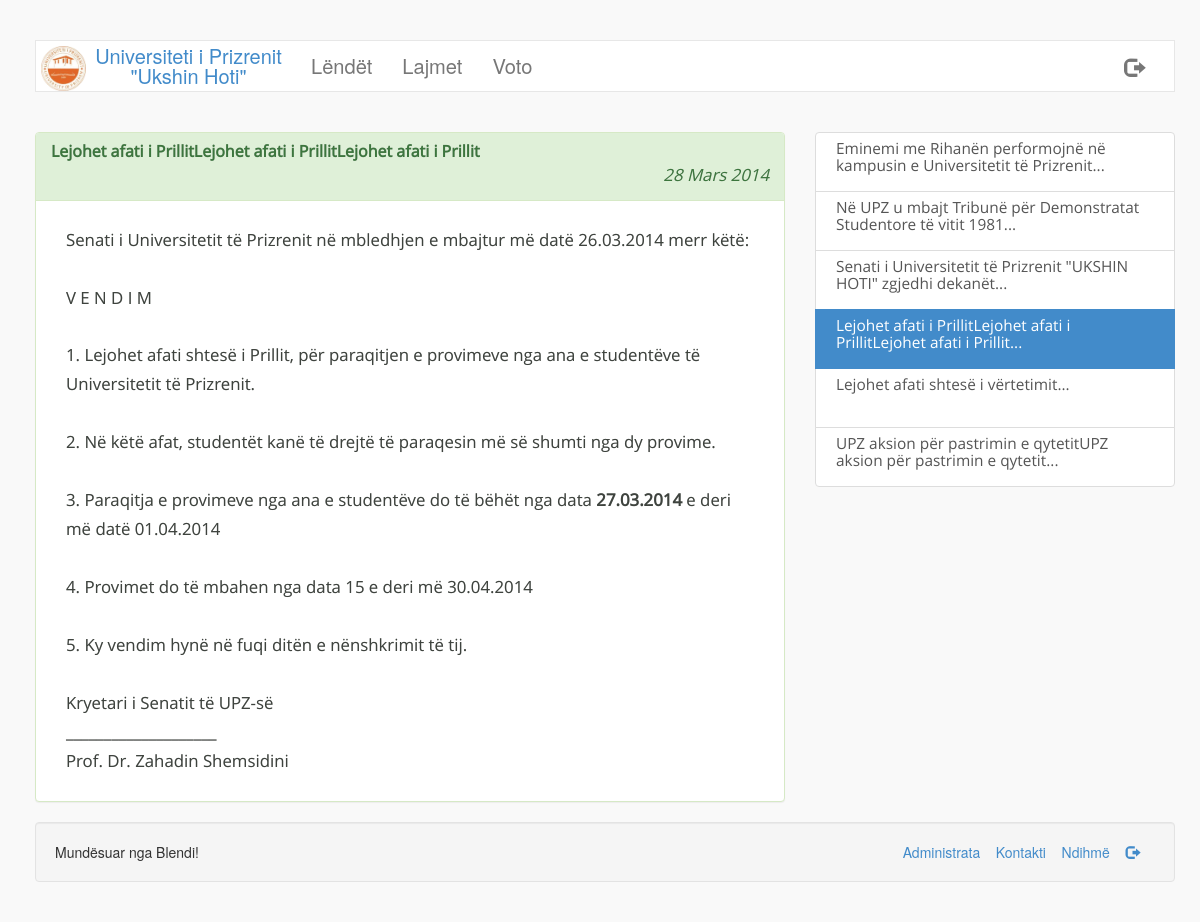
The app's page /lajmi.php?id=24 with its own data.
### tables this page shows
CREATE TABLE IF NOT EXISTS `page_info` (
  `title` varchar(256) NOT NULL,
  `footer` varchar(256) NOT NULL,
  `activated` tinyint(1) NOT NULL,
  `logo` varchar(256) NOT NULL,
  `vleresimi` tinyint(4) NOT NULL
);

CREATE TABLE IF NOT EXISTS `navbar` (
  `ID` int(11) NOT NULL AUTO_INCREMENT,
  `emri` varchar(250) NOT NULL,
  `link` varchar(250) NOT NULL,
  `enabled` tinyint(1) NOT NULL,
  PRIMARY KEY (`ID`)
);

CREATE TABLE IF NOT EXISTS `lajmet` (
  `id` int(11) NOT NULL AUTO_INCREMENT,
  `titulli` varchar(256) NOT NULL,
  `body` text NOT NULL,
  `data` datetime NOT NULL,
  `foto` varchar(256) NOT NULL,
  PRIMARY KEY (`id`)
);

CREATE TABLE IF NOT EXISTS `footer` (
  `1` int(11) NOT NULL AUTO_INCREMENT,
  `emri` varchar(250) NOT NULL,
  `link` varchar(250) NOT NULL,
  `enabled` tinyint(1) NOT NULL,
  PRIMARY KEY (`1`)
);

### classes/lajmi.class.php (called while the page is built, shortened)
<?php
class Lajmi{
	private $id=0;
	private $titulli = "panjohur";
	private $body = "panjohur";
	private $data = "0000-00-00";
	private $foto = "img/fakultet/lajme/default.png";
	function __construct($id){
		global $lidhja;
		$lajmQuery = $lidhja->query("SELECT id,titulli,body,data,foto FROM lajmet WHERE id=$id");
		if($lajmQuery->num_rows == 1){
			$lajmi = $lajmQuery->fetch_assoc();
			$this->id= $lajmi['id'];
			$this->titulli = $lajmi['titulli'];
			$this->body = $lajmi['body'];
			$this->data = $lajmi['data'];
			$this->foto = $lajmi['foto'];
		}
	}
	function getID(){
		return $this->id;
	}
	function getTitulli(){
		return utf8_encode($this->titulli);
	}
	function getBody(){
		return utf8_encode($this->body);
	}
	function getData(){
		return $this->data;
	}
	function getFoto(){
		return $this->foto;
	}
}
?>

### includes/funksionet.php (called while the page is built, shortened)
<?php
	function rregulloDaten($d){
		$viti = date("Y", strtotime($d));
		$muaji = date("m", strtotime($d));
		$dita = date("d", strtotime($d));
		if($muaji == 1){
			$data = $dita . " Janar " . $viti;
		}
		elseif($muaji == 2){
			$data = $dita . " Shkurt " . $viti;
		}
		elseif($muaji == 3){
			$data = $dita . " Mars " . $viti;
		}
		elseif($muaji == 4){
			$data = $dita . " Prill " . $viti;
		}
		elseif($muaji == 5){
			$data = $dita . " Maj " . $viti;
		}
		elseif($muaji == 6){
			$data = $dita . " Qershor " . $viti;
		}
		elseif($muaji == 7){
			$data = $dita . " Korrik " . $viti;
		}
		elseif($muaji == 8){
			$data = $dita . " Gusht " . $viti;
		}
		elseif($muaji == 9){
			$data = $dita . " Shtator " . $viti;
		}
		elseif($muaji == 10){
			$data = $dita . " Tetor " . $viti;
		}
		elseif($muaji == 11){
			$data = $dita . " N&euml;ntor " . $viti;
		}
		elseif($muaji == 12){
			$data = $dita . " Dhjetor " . $viti;
		}
		return $data;
	}
?>

### lajmi.php (the view, shortened to what this page needs)
<?php
	include('includes/config.php');
	if(!empty($_GET['id']) && $_GET['id']>0){
		$id = $lidhja->real_escape_string($_GET['id']);
		$lajmi = new Lajmi($id);
		$page = new Page();
	}
	else{
		header('Location: index.php?faqja=lajmet');
		die();
	}
?>
<!DOCTYPE html>
<html lang="en">
  <head>
    <link href="css/bootstrap.css" rel="stylesheet">
    <link href="css/style.css" rel="stylesheet">
  </head>
  <body>
  <br/>
  <div class="container">
  	<nav class="navbar navbar-default" role="navigation">
	  <div class="container-fluid">
	    <div class="navbar-header">
	      <a class="navbar-brand" href="index.php"><img src="<?php echo $page->getLogo(); ?>"/><?php echo $page->getTitle(); ?></a>
	    </div>
	    <div class="collapse navbar-collapse" id="bs-example-navbar-collapse-1">
	      <ul class="nav navbar-nav">
	     	<?php $page->headerNavbar(); ?>
	      </ul>
		  	<ul class="nav navbar-nav navbar-right">
				<li><a href="logout.php" class="glyphicon glyphicon-log-out"></a></li>
			</ul>
	    </div>
	  </div>
	</nav>
	</div>
    <div class="container">
		<div class="clearfix"></div><br/>
		<div class="row">
			<div class="col-md-8 lajmi">
				<div class="panel panel-success">
					<div class="panel-heading">
						<h3 class="panel-title"><strong><?php echo $lajmi->getTitulli(); ?></strong></h3>
						<p class="text-right" style="margin-bottom:0px;"><em><?php echo rregulloDaten($lajmi->getData()); ?></em></p>
					</div>
					<div class="panel-body">
					<?php
						if($lajmi->getFoto()){
							echo '<div class="col-md-8 col-md-offset-2"><img src="'.$lajmi->getFoto().'" class="img-responsive img-rounded img-thumbnail"/><p><br/></p></div>';
							echo '<div class="col-md-12"><p>'.html_entity_decode($lajmi->getBody()).'</p></div>';
						}
						else{
							echo '<div class="col-md-12"><p>'.html_entity_decode($lajmi->getBody()).'</p></div>';
						}
					?>
					</div>
				</div>
			</div>
			<div class="col-md-4">
				<?php
					$lajmet = $lidhja->query("SELECT id FROM lajmet ORDER BY data DESC LIMIT 10");
					if($lajmet->num_rows){
						echo '<div class="list-group" id="lajmetShtese">';
						foreach($lajmet as $l){
							$lajmi2 = new Lajmi($l['id']);
							if($lajmi->getID() == $lajmi2->getID()){
								echo '<a href="lajmi.php?id='.$lajmi2->getID().'" class="list-group-item active">'.substr($lajmi2->getTitulli(), 0,100).'...</a>';
							}
							else{
								echo '<a href="lajmi.php?id='.$lajmi2->getID().'" class="list-group-item">'.substr($lajmi2->getTitulli(), 0,100).'...</a>';
							}
						}
						echo '</div>';
					}
				?>
			</div>
		</div>
		<div class="well well-md text-left">
			<span><?php echo $page->getFooter(); ?></span>
			<span class="pull-right">
				<?php $page->footerLinks(); ?>
			</span>
		</div>
    </div>
  </body>
</html>

### classes/page.class.php (shortened to what this page needs)
<?php
class Page{
	private $title = "Titulli faqes";
	private $footer = "Copyright 2014";
	private $logoLink = "panjohur";
	function __construct(){
		global $lidhja;
		$pageQuery = $lidhja->query('SELECT title,footer,activated,logo,vleresimi FROM page_info');
		if($pageQuery->num_rows == 1){
			$pageInfo = $pageQuery->fetch_assoc();
		}
		$this->title = $pageInfo['title'];
		$this->footer = $pageInfo['footer'];
		$this->logoLink = $pageInfo['logo'];
	}
	function getTitle(){
		return html_entity_decode($this->title);
	}
	function getLogo(){
		return $this->logoLink;
	}
	function getFooter(){
		return html_entity_decode($this->footer);
	}
	function headerNavbar(){
		global $lidhja;
		$navQuery = $lidhja->query("SELECT * FROM navbar WHERE enabled=1");
		if($navQuery->num_rows > 0){
			foreach($navQuery as $nav){
				echo '<li><a href="index.php?faqja='.$nav['link'].'" class="text-primary">'.html_entity_decode($nav['emri']).'</a></li>';
			}
		}
		else{
			return FALSE;
		}
	}
	function footerLinks(){
		global $lidhja;
		$footerLinksQuery = $lidhja->query("SELECT * FROM footer WHERE enabled=1");
		if($footerLinksQuery->num_rows > 0){
			foreach ($footerLinksQuery as $foo){
				if("dil" == strtolower($foo['emri'])){
					echo '<a href="'.$foo['link'].'"><span class="glyphicon glyphicon-log-out"></span></a> &nbsp;&nbsp;&nbsp;';
				}
				else{
					echo '<a href="'.$foo['link'].'">'.$foo['emri'].'</a> &nbsp;&nbsp;&nbsp;';
				}
			}
		}
		else{
			echo '';
		}
	}
}
?>

### css/style.css (style rules this page uses)
body { background-color: #f9f9f9; margin:20px; }
.navbar { border-radius: 0; }
.navbar-brand img { max-width: 18%; float:left; }
.navbar-default { background-color: #fff; }
.navbar-nav li > a { text-align: center; font-size: 1.4375em; -webkit-font-smoothing: antialiased; }
.navbar-default .navbar-brand { max-width:260px; color:#428bca; font-size: 20px; margin:0; padding:5px 5px; text-align: center; }
.lajmi { font: 120%/1.725 'Open Sans', sans-serif; color: #3e433e; text-shadow: 0px 0px 0px #C7C7C7; }
#lajmetShtese { color:#3e433e; }
#lajmetShtese .list-group-item { height:60px; padding: 7px 20px; font: 110%/1.125 'Open Sans', sans-serif; }

### records on screen
page_info: logo (picture), title "Universiteti i Prizrenit \"Ukshin Hoti\"", footer "Mundësuar nga Blendi!"
navbar: emri "Lëndët"
navbar: emri "Lajmet"
navbar: emri "Voto"
lajmet: titulli "Lejohet afati i PrillitLejohet afati i PrillitLejohet afati i Prillit", data "28 Mars 2014", body "Senati i Universitetit të Prizrenit në mbledhjen e mbajtur më datë 26.03.2014 merr këtë: V E N D I M 1. Lejohet afati shtesë i Prillit, për paraqitjen e provimeve nga ana e studentëve të Universitetit të Prizrenit. 2. Në këtë afat, studentët kanë të drejtë të paraqesin më së shumti nga dy provime. 3. Paraqitja e provimeve nga ana e studentëve do të bëhët nga data 27.03.2014 e deri më d atë 01.04.2014 4. Provimet do të mbahen nga data 15 e deri më 30.04.2014 5. Ky vendim hynë në fuqi ditën e nënshkrimit të tij. Kryetari i Senatit të UPZ-së ____________________ Prof. Dr. Zahadin Shemsidini"
lajmet: titulli "Eminemi me Rihanën performojnë në kampusin e Universitetit të Prizrenit"
lajmet: titulli "Në UPZ u mbajt Tribunë për Demonstratat Studentore të vitit 1981"
lajmet: titulli "Senati i Universitetit të Prizrenit \"UKSHIN HOTI\" zgjedhi dekanët"
lajmet: titulli "Lejohet afati shtesë i vërtetimit"
lajmet: titulli "UPZ aksion për pastrimin e qytetitUPZ aksion për pastrimin e qytetit"
footer: emri "Administrata"
footer: emri "Kontakti"
footer: emri "Ndihmë"
